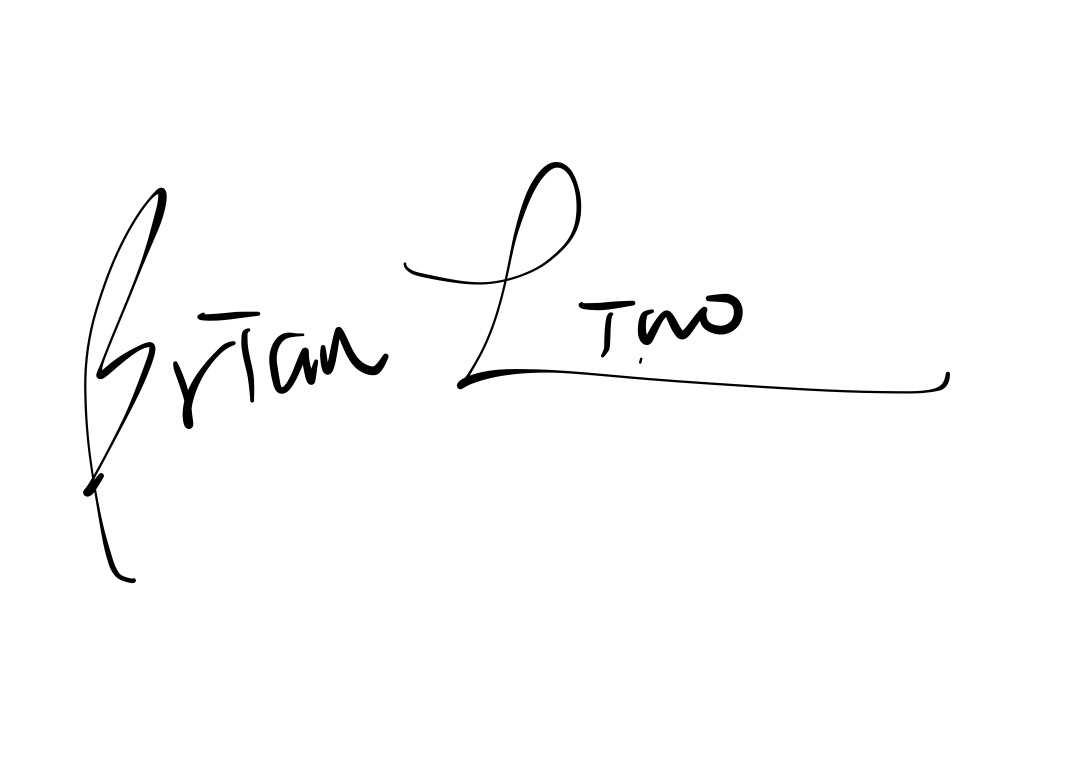
%> input picture data/signatures/Brian/Brian’s Signature -01.jpg, 1091 x 769 px; its folder holds only this picture in this run
$ octave dataProcess2.m   (GNU Octave 9; MATLAB toolbox functions it lacks are replaced by stand-ins)
%> lines starting %> are read from the running program, lines starting %| are printed output that depends on the picture
### addingLabels.m
function [labels, darkness_vectors] = addingLabels(data_folder, input_integer)
    % Get a list of all JPG files in the folder
    jpg_files = dir(fullfile(data_folder, '*.jpg'));

    % Initialize matrices
    labels = zeros(length(jpg_files), 1);
    darkness_vectors = zeros(length(jpg_files), 192 * 144);

    % Iterate over each image
    for i = 1:length(jpg_files)
        % Read the current JPG image
        current_image = imread(fullfile(data_folder, jpg_files(i).name));

        % Resize the image to 144x192
        resized_image = imresize(current_image, [144, 192]);

        % Convert the resized image to grayscale
        gray_image = rgb2gray(resized_image);

        % Create a matrix where values range from 0 to 1 based on darkness
        darkness_matrix = double(gray_image) / 255;

        % Reshape the darkness matrix to a row vector
        darkness_vector = reshape(darkness_matrix, 1, []);

        % Store the input_integer in output_matrix_1
        labels(i) = input_integer;

        % Store the darkness vector in output_matrix_2
        darkness_vectors(i, :) = darkness_vector;
    end
end

### splitData.m
function [trainData, trainLabel, validData, validLabel, testData, testLabel] = splitData(labels, darkness_matrices, trainingRatio, validatingRatio, testingRatio)
    % Calculate the number of samples for training, validation, and testing
    numSamples = size(labels, 1);
    numTrainingSamples = round(trainingRatio * numSamples);
    numValidatingSamples = round(validatingRatio * numSamples);
    numTestingSamples = round(testingRatio * numSamples);

    % [7 lines of commented-out code are left out]
    trainData = darkness_matrices(1:numTrainingSamples, :);
    trainLabel = labels(1:numTrainingSamples);

    validData = darkness_matrices(numTrainingSamples + 1:numTrainingSamples + numValidatingSamples, :);
    validLabel = labels(numTrainingSamples + 1:numTrainingSamples + numValidatingSamples);

    testData = darkness_matrices(numTrainingSamples + numValidatingSamples + 1:end, :);
    testLabel = labels(numTrainingSamples + numValidatingSamples + 1:end);
end

### dataProcess2.m
clear;
clc;
close all;

% This script is used to populate the dataset for both solution one and
% solution two

% We will split the data into these parts
% 80% Training
% 10% Validating
% 10% Testing

trainingRatio = 0.8;
validatingRatio = 0.1;
testingRatio = 0.1;

% labels and vectors for the NN ------------------------------------
trainData1_1 = [];
trainLabel1_1 = [];

validData1_1 = [];
validLabel1_1 = [];

testData1_1 = [];
testLabel1_1 = [];

labels_class = [];
darkness_vectors_class = [];

data_folder_Brian = "data/signatures/Brian/";
[temp_labels, temp_darkness_vectors] = addingLabels(data_folder_Brian, 12);
%> in addingLabels, current_image is the input picture: size 769x1091x3 uint8; min 0, max 255, mean 251.1
%> in addingLabels, `resized_image = imresize(current_image, [144, 192]);`:
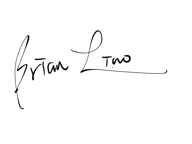
%> resized_image: size 144x192x3 uint8; min 0, max 255, mean 251
%> temp_labels = 12

% Split the data
[tempTrainData, tempTrainLabel, tempValidData, tempValidLabel, tempTestData, tempTestLabel] = splitData(temp_labels, temp_darkness_vectors, trainingRatio, validatingRatio, testingRatio);
%> in splitData, `validData = darkness_matrices(numTrainingSamples + 1:numTrainingSample..`: validData = []
%> tempTrainLabel = 12; tempValidData = []; tempValidLabel = []; tempTestData = []; tempTestLabel = []

trainData1_1 = vertcat(trainData1_1, tempTrainData);
trainLabel1_1 = vertcat(trainLabel1_1, tempTrainLabel);
%> trainLabel1_1 = 12

validData1_1 = vertcat(validData1_1, tempValidData);
%> validData1_1 = []
validLabel1_1 = vertcat(validLabel1_1, tempValidLabel);
%> validLabel1_1 = []

testData1_1 = vertcat(testData1_1, tempTestData);
%> testData1_1 = []
testLabel1_1 = vertcat(testLabel1_1, tempTestLabel);
%> testLabel1_1 = []

data_folder_Chen_Kuan = "data/signatures/Chen-Kuan/";
[temp_labels, temp_darkness_vectors] = addingLabels(data_folder_Chen_Kuan, 13);
% Split the data
[tempTrainData, tempTrainLabel, tempValidData, tempValidLabel, tempTestData, tempTestLabel] = splitData(temp_labels, temp_darkness_vectors, trainingRatio, validatingRatio, testingRatio);
trainData1_1 = vertcat(trainData1_1, tempTrainData);
trainLabel1_1 = vertcat(trainLabel1_1, tempTrainLabel);
validData1_1 = vertcat(validData1_1, tempValidData);
validLabel1_1 = vertcat(validLabel1_1, tempValidLabel);
testData1_1 = vertcat(testData1_1, tempTestData);
testLabel1_1 = vertcat(testLabel1_1, tempTestLabel);

data_folder_John = "data/signatures/John/";
[temp_labels, temp_darkness_vectors] = addingLabels(data_folder_John, 14);
% Split the data
[tempTrainData, tempTrainLabel, tempValidData, tempValidLabel, tempTestData, tempTestLabel] = splitData(temp_labels, temp_darkness_vectors, trainingRatio, validatingRatio, testingRatio);
trainData1_1 = vertcat(trainData1_1, tempTrainData);
trainLabel1_1 = vertcat(trainLabel1_1, tempTrainLabel);
validData1_1 = vertcat(validData1_1, tempValidData);
validLabel1_1 = vertcat(validLabel1_1, tempValidLabel);
testData1_1 = vertcat(testData1_1, tempTestData);
testLabel1_1 = vertcat(testLabel1_1, tempTestLabel);

data_folder_JohnKorean = "data/signatures/JohnKorean/";
[temp_labels, temp_darkness_vectors] = addingLabels(data_folder_JohnKorean, 15);
% Split the data
[tempTrainData, tempTrainLabel, tempValidData, tempValidLabel, tempTestData, tempTestLabel] = splitData(temp_labels, temp_darkness_vectors, trainingRatio, validatingRatio, testingRatio);
trainData1_1 = vertcat(trainData1_1, tempTrainData);
trainLabel1_1 = vertcat(trainLabel1_1, tempTrainLabel);
validData1_1 = vertcat(validData1_1, tempValidData);
validLabel1_1 = vertcat(validLabel1_1, tempValidLabel);
testData1_1 = vertcat(testData1_1, tempTestData);
testLabel1_1 = vertcat(testLabel1_1, tempTestLabel);

data_folder_Emily = "data/signatures/Emily/";
[temp_labels, temp_darkness_vectors] = addingLabels(data_folder_Emily, 16);
% Split the data
[tempTrainData, tempTrainLabel, tempValidData, tempValidLabel, tempTestData, tempTestLabel] = splitData(temp_labels, temp_darkness_vectors, trainingRatio, validatingRatio, testingRatio);
trainData1_1 = vertcat(trainData1_1, tempTrainData);
trainLabel1_1 = vertcat(trainLabel1_1, tempTrainLabel);
validData1_1 = vertcat(validData1_1, tempValidData);
validLabel1_1 = vertcat(validLabel1_1, tempValidLabel);
testData1_1 = vertcat(testData1_1, tempTestData);
testLabel1_1 = vertcat(testLabel1_1, tempTestLabel);

data_folder_Yu_Syuan = "data/signatures/Yu-Syuan/";
[temp_labels, temp_darkness_vectors] = addingLabels(data_folder_Yu_Syuan, 17);
% Split the data
[tempTrainData, tempTrainLabel, tempValidData, tempValidLabel, tempTestData, tempTestLabel] = splitData(temp_labels, temp_darkness_vectors, trainingRatio, validatingRatio, testingRatio);
trainData1_1 = vertcat(trainData1_1, tempTrainData);
trainLabel1_1 = vertcat(trainLabel1_1, tempTrainLabel);
validData1_1 = vertcat(validData1_1, tempValidData);
validLabel1_1 = vertcat(validLabel1_1, tempValidLabel);
testData1_1 = vertcat(testData1_1, tempTestData);
testLabel1_1 = vertcat(testLabel1_1, tempTestLabel);

data_folder_0 = "data/numbers/0/";
[temp_labels, temp_darkness_vectors] = addingLabels(data_folder_0, 0);
% Split the data
[tempTrainData, tempTrainLabel, tempValidData, tempValidLabel, tempTestData, tempTestLabel] = splitData(temp_labels, temp_darkness_vectors, trainingRatio, validatingRatio, testingRatio);
trainData1_1 = vertcat(trainData1_1, tempTrainData);
trainLabel1_1 = vertcat(trainLabel1_1, tempTrainLabel);
validData1_1 = vertcat(validData1_1, tempValidData);
validLabel1_1 = vertcat(validLabel1_1, tempValidLabel);
testData1_1 = vertcat(testData1_1, tempTestData);
testLabel1_1 = vertcat(testLabel1_1, tempTestLabel);

data_folder_1 = "data/numbers/1/";
[temp_labels, temp_darkness_vectors] = addingLabels(data_folder_1, 1);
% Split the data
[tempTrainData, tempTrainLabel, tempValidData, tempValidLabel, tempTestData, tempTestLabel] = splitData(temp_labels, temp_darkness_vectors, trainingRatio, validatingRatio, testingRatio);
trainData1_1 = vertcat(trainData1_1, tempTrainData);
trainLabel1_1 = vertcat(trainLabel1_1, tempTrainLabel);
validData1_1 = vertcat(validData1_1, tempValidData);
validLabel1_1 = vertcat(validLabel1_1, tempValidLabel);
testData1_1 = vertcat(testData1_1, tempTestData);
testLabel1_1 = vertcat(testLabel1_1, tempTestLabel);

data_folder_2 = "data/numbers/2/";
[temp_labels, temp_darkness_vectors] = addingLabels(data_folder_2, 2);
% Split the data
[tempTrainData, tempTrainLabel, tempValidData, tempValidLabel, tempTestData, tempTestLabel] = splitData(temp_labels, temp_darkness_vectors, trainingRatio, validatingRatio, testingRatio);
trainData1_1 = vertcat(trainData1_1, tempTrainData);
trainLabel1_1 = vertcat(trainLabel1_1, tempTrainLabel);
validData1_1 = vertcat(validData1_1, tempValidData);
validLabel1_1 = vertcat(validLabel1_1, tempValidLabel);
testData1_1 = vertcat(testData1_1, tempTestData);
testLabel1_1 = vertcat(testLabel1_1, tempTestLabel);

data_folder_3 = "data/numbers/3/";
[temp_labels, temp_darkness_vectors] = addingLabels(data_folder_3, 3);
% Split the data
[tempTrainData, tempTrainLabel, tempValidData, tempValidLabel, tempTestData, tempTestLabel] = splitData(temp_labels, temp_darkness_vectors, trainingRatio, validatingRatio, testingRatio);
trainData1_1 = vertcat(trainData1_1, tempTrainData);
trainLabel1_1 = vertcat(trainLabel1_1, tempTrainLabel);
validData1_1 = vertcat(validData1_1, tempValidData);
validLabel1_1 = vertcat(validLabel1_1, tempValidLabel);
testData1_1 = vertcat(testData1_1, tempTestData);
testLabel1_1 = vertcat(testLabel1_1, tempTestLabel);

data_folder_4 = "data/numbers/4/";
[temp_labels, temp_darkness_vectors] = addingLabels(data_folder_4, 4);
% Split the data
[tempTrainData, tempTrainLabel, tempValidData, tempValidLabel, tempTestData, tempTestLabel] = splitData(temp_labels, temp_darkness_vectors, trainingRatio, validatingRatio, testingRatio);
trainData1_1 = vertcat(trainData1_1, tempTrainData);
trainLabel1_1 = vertcat(trainLabel1_1, tempTrainLabel);
validData1_1 = vertcat(validData1_1, tempValidData);
validLabel1_1 = vertcat(validLabel1_1, tempValidLabel);
testData1_1 = vertcat(testData1_1, tempTestData);
testLabel1_1 = vertcat(testLabel1_1, tempTestLabel);

data_folder_5 = "data/numbers/5/";
[temp_labels, temp_darkness_vectors] = addingLabels(data_folder_5, 5);
% Split the data
[tempTrainData, tempTrainLabel, tempValidData, tempValidLabel, tempTestData, tempTestLabel] = splitData(temp_labels, temp_darkness_vectors, trainingRatio, validatingRatio, testingRatio);
trainData1_1 = vertcat(trainData1_1, tempTrainData);
trainLabel1_1 = vertcat(trainLabel1_1, tempTrainLabel);
validData1_1 = vertcat(validData1_1, tempValidData);
validLabel1_1 = vertcat(validLabel1_1, tempValidLabel);
testData1_1 = vertcat(testData1_1, tempTestData);
testLabel1_1 = vertcat(testLabel1_1, tempTestLabel);

data_folder_6 = "data/numbers/6/";
[temp_labels, temp_darkness_vectors] = addingLabels(data_folder_6, 6);
% Split the data
[tempTrainData, tempTrainLabel, tempValidData, tempValidLabel, tempTestData, tempTestLabel] = splitData(temp_labels, temp_darkness_vectors, trainingRatio, validatingRatio, testingRatio);
trainData1_1 = vertcat(trainData1_1, tempTrainData);
trainLabel1_1 = vertcat(trainLabel1_1, tempTrainLabel);
validData1_1 = vertcat(validData1_1, tempValidData);
validLabel1_1 = vertcat(validLabel1_1, tempValidLabel);
testData1_1 = vertcat(testData1_1, tempTestData);
testLabel1_1 = vertcat(testLabel1_1, tempTestLabel);

data_folder_7 = "data/numbers/7/";
[temp_labels, temp_darkness_vectors] = addingLabels(data_folder_7, 7);
% Split the data
[tempTrainData, tempTrainLabel, tempValidData, tempValidLabel, tempTestData, tempTestLabel] = splitData(temp_labels, temp_darkness_vectors, trainingRatio, validatingRatio, testingRatio);
trainData1_1 = vertcat(trainData1_1, tempTrainData);
trainLabel1_1 = vertcat(trainLabel1_1, tempTrainLabel);
validData1_1 = vertcat(validData1_1, tempValidData);
validLabel1_1 = vertcat(validLabel1_1, tempValidLabel);
testData1_1 = vertcat(testData1_1, tempTestData);
testLabel1_1 = vertcat(testLabel1_1, tempTestLabel);

data_folder_8 = "data/numbers/8/";
[temp_labels, temp_darkness_vectors] = addingLabels(data_folder_8, 8);
% Split the data
[tempTrainData, tempTrainLabel, tempValidData, tempValidLabel, tempTestData, tempTestLabel] = splitData(temp_labels, temp_darkness_vectors, trainingRatio, validatingRatio, testingRatio);
trainData1_1 = vertcat(trainData1_1, tempTrainData);
trainLabel1_1 = vertcat(trainLabel1_1, tempTrainLabel);
validData1_1 = vertcat(validData1_1, tempValidData);
validLabel1_1 = vertcat(validLabel1_1, tempValidLabel);
testData1_1 = vertcat(testData1_1, tempTestData);
testLabel1_1 = vertcat(testLabel1_1, tempTestLabel);

data_folder_9 = "data/numbers/9/";
[temp_labels, temp_darkness_vectors] = addingLabels(data_folder_9, 9);
% Split the data
[tempTrainData, tempTrainLabel, tempValidData, tempValidLabel, tempTestData, tempTestLabel] = splitData(temp_labels, temp_darkness_vectors, trainingRatio, validatingRatio, testingRatio);
trainData1_1 = vertcat(trainData1_1, tempTrainData);
trainLabel1_1 = vertcat(trainLabel1_1, tempTrainLabel);
validData1_1 = vertcat(validData1_1, tempValidData);
validLabel1_1 = vertcat(validLabel1_1, tempValidLabel);
testData1_1 = vertcat(testData1_1, tempTestData);
testLabel1_1 = vertcat(testLabel1_1, tempTestLabel);

% Shuffle Training and Validation Sets
rng('default');
shuffledIndices = randperm(size(trainData1_1, 1));
trainData1_1 = trainData1_1(shuffledIndices, :);
trainLabel1_1 = trainLabel1_1(shuffledIndices, :);
shuffledIndices = randperm(size(validData1_1, 1));
validData1_1 = validData1_1(shuffledIndices, :);
validLabel1_1 = validLabel1_1(shuffledIndices, :);
% Save testing dataset1
save('trainData1_1.mat', 'trainData1_1');
save('trainLabel1_1.mat', 'trainLabel1_1');
save('validData1_1.mat', 'validData1_1');
save('validLabel1_1.mat', 'validLabel1_1');
save('testData1_1.mat', 'testData1_1');
save('testLabel1_1.mat', 'testLabel1_1');

$ run again, on data/signatures/Brian/Brian’s Signature -05.jpg
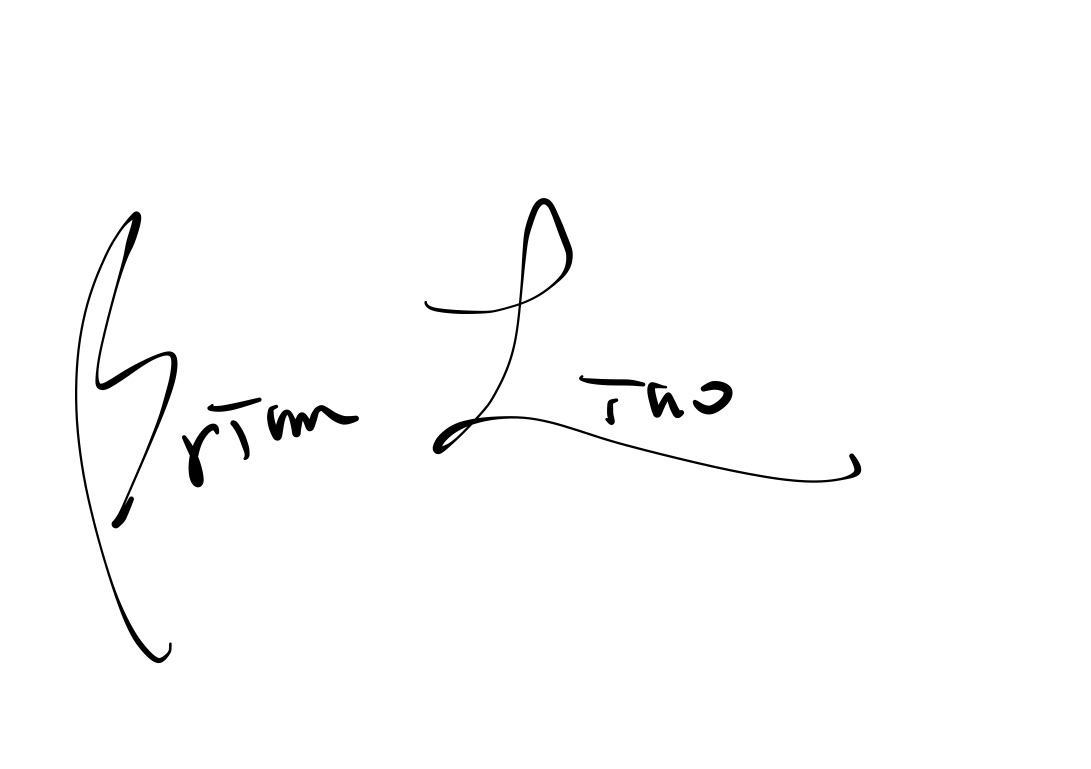
%> input picture data/signatures/Brian/Brian’s Signature -05.jpg, 1091 x 769 px
%> in addingLabels, current_image is the input picture: size 769x1091x3 uint8; min 0, max 255, mean 251.6
%> in addingLabels, `resized_image = imresize(current_image, [144, 192]);`:
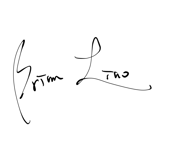
%> resized_image: size 144x192x3 uint8; min 0, max 255, mean 251.5
%> temp_labels = 12
%> validData = []
%> tempTrainLabel = 12; tempValidData = []
%> trainLabel1_1 = 12
%> validData1_1 = []

$ run again, on data/signatures/Brian/Brian’s Signature -07.jpg
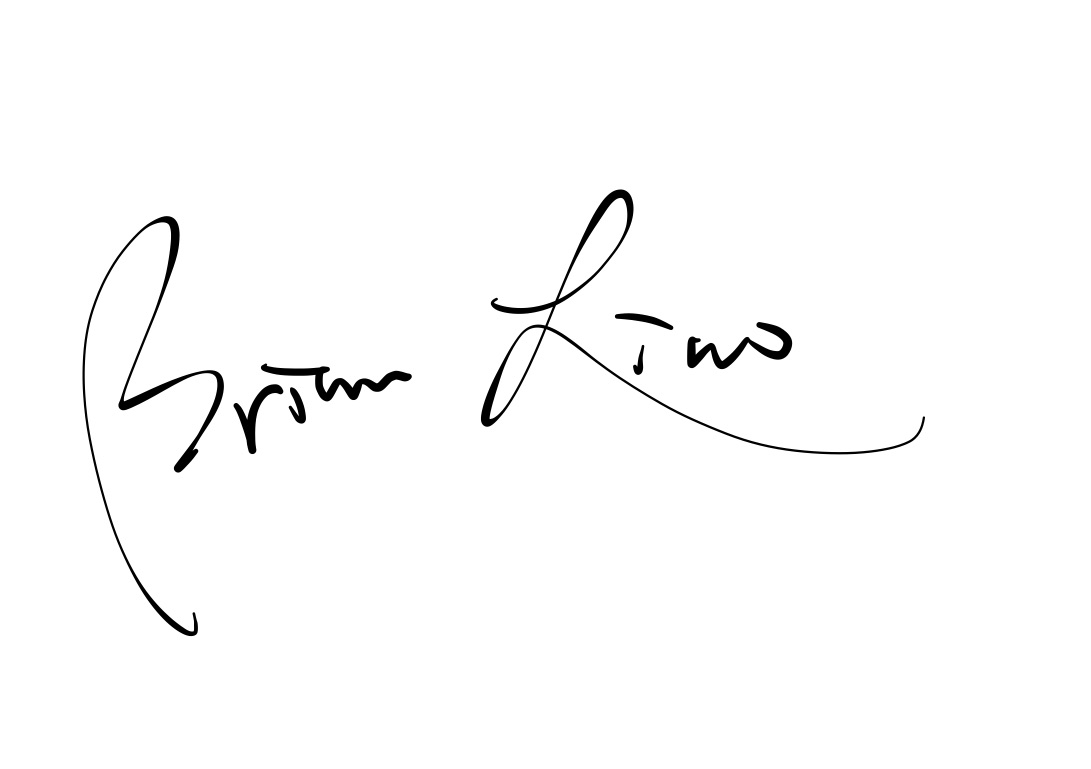
%> input picture data/signatures/Brian/Brian’s Signature -07.jpg, 1091 x 769 px
%> in addingLabels, current_image is the input picture: size 769x1091x3 uint8; min 0, max 255, mean 251.4
%> in addingLabels, `resized_image = imresize(current_image, [144, 192]);`:
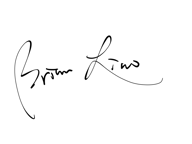
%> resized_image: size 144x192x3 uint8; min 0, max 255, mean 251.2
%> temp_labels = 12
%> validData = []
%> tempTrainLabel = 12; tempValidData = []
%> trainLabel1_1 = 12
%> validData1_1 = []

$ run again, on data/signatures/Brian/Brian’s Signature -08.jpg
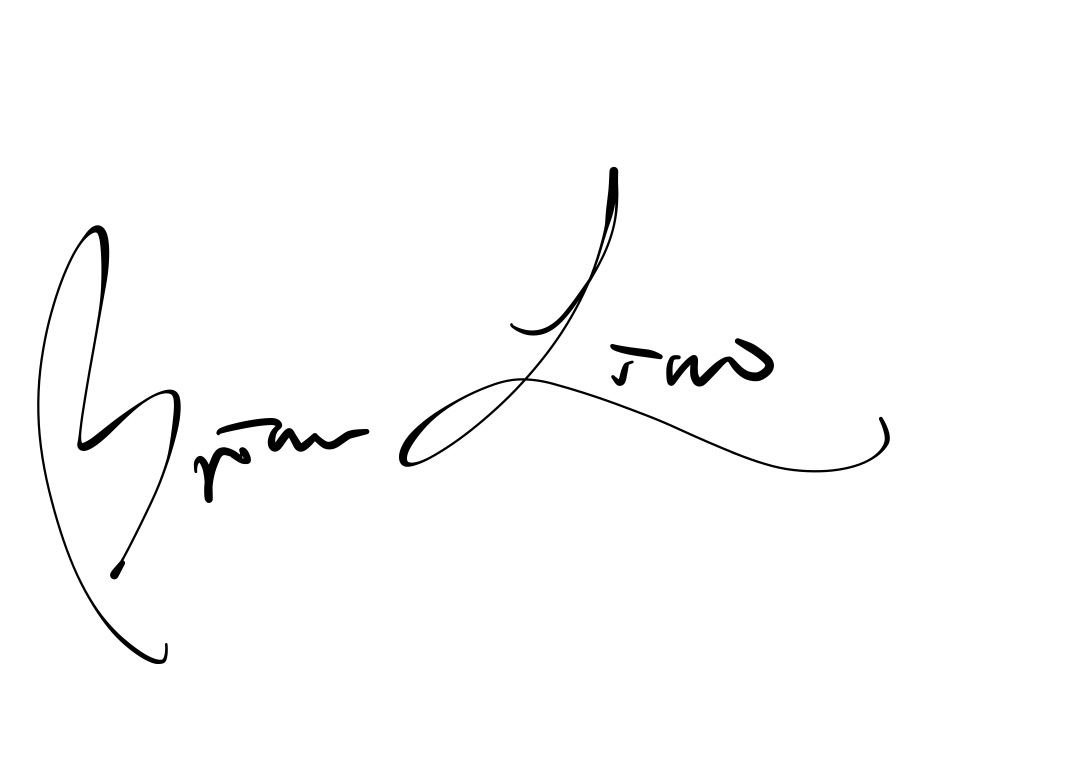
%> input picture data/signatures/Brian/Brian’s Signature -08.jpg, 1091 x 769 px
%> in addingLabels, current_image is the input picture: size 769x1091x3 uint8; min 0, max 255, mean 251.4
%> in addingLabels, `resized_image = imresize(current_image, [144, 192]);`:
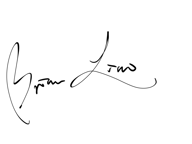
%> resized_image: size 144x192x3 uint8; min 0, max 255, mean 251.2
%> temp_labels = 12
%> validData = []
%> tempTrainLabel = 12; tempValidData = []
%> trainLabel1_1 = 12
%> validData1_1 = []

$ run again, on data/signatures/Brian/Brian’s Signature -02.jpg
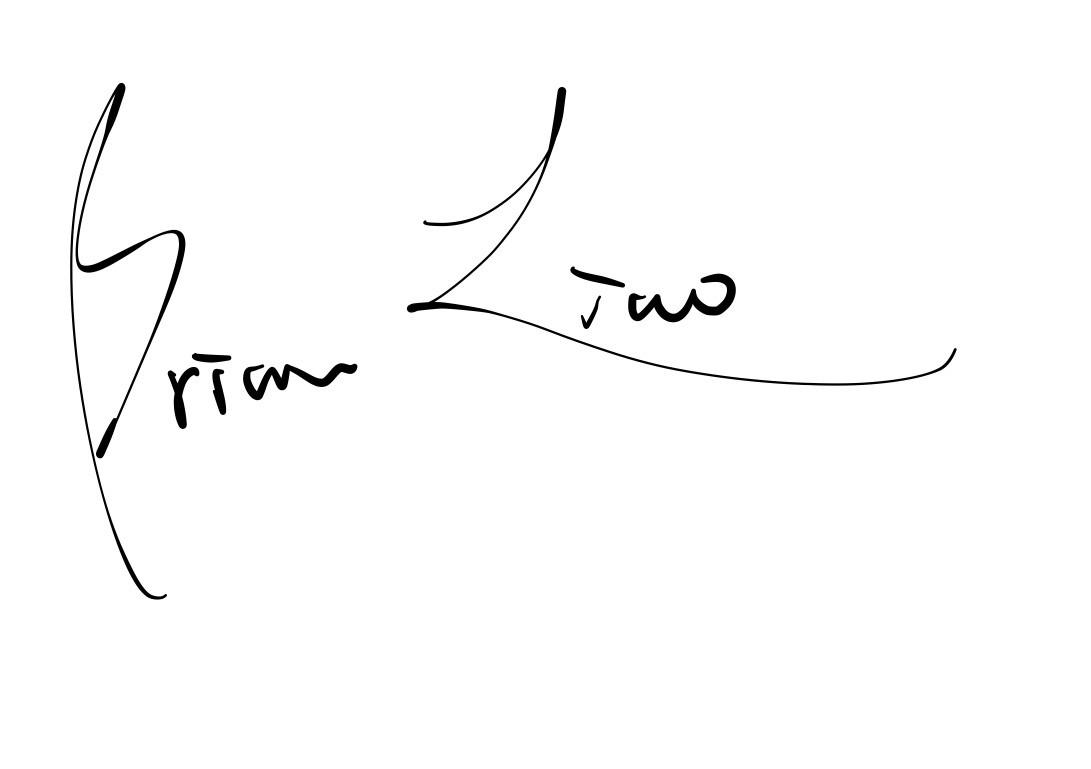
%> input picture data/signatures/Brian/Brian’s Signature -02.jpg, 1091 x 769 px
%> in addingLabels, current_image is the input picture: size 769x1091x3 uint8; min 0, max 255, mean 251.4
%> in addingLabels, `resized_image = imresize(current_image, [144, 192]);`:
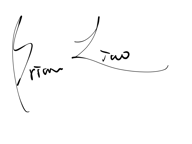
%> resized_image: size 144x192x3 uint8; min 0, max 255, mean 251.3
%> temp_labels = 12
%> validData = []
%> tempTrainLabel = 12; tempValidData = []
%> trainLabel1_1 = 12
%> validData1_1 = []
